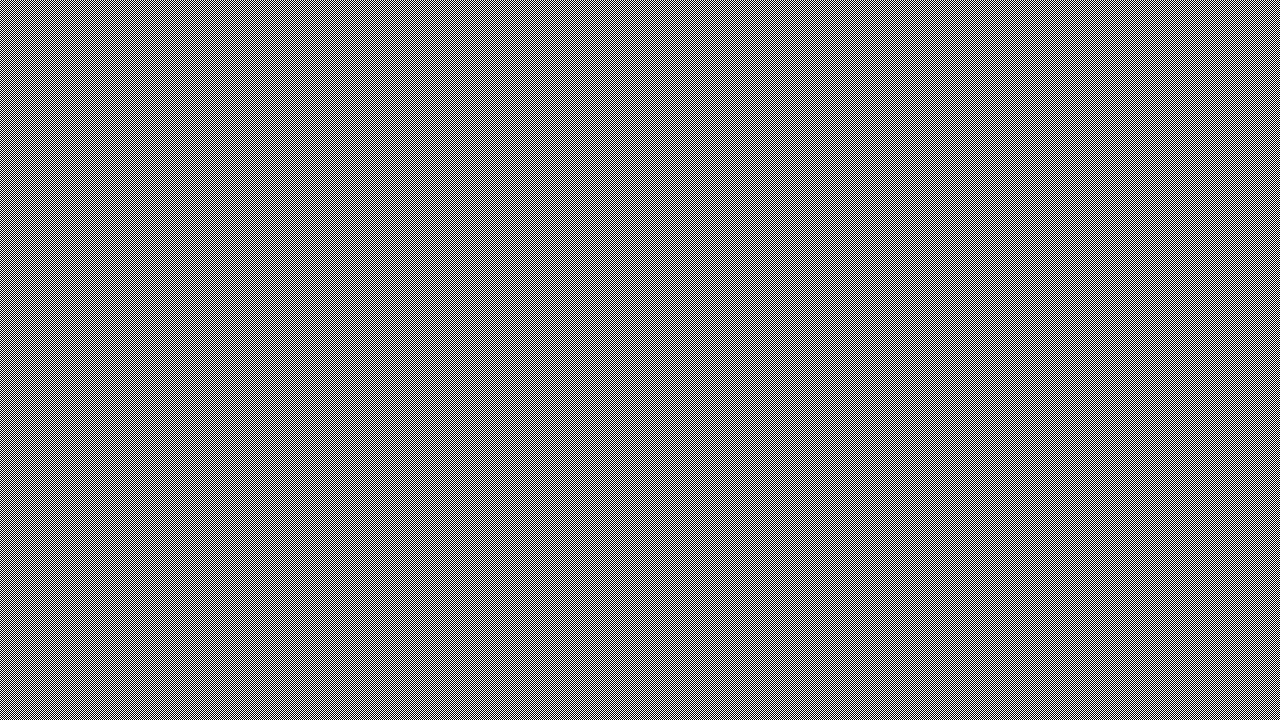
#> input picture img.png, 1280 x 720 px, given in place of the camera
$ jupyter execute 'IMAGE MANIPUTATION.ipynb'   (text cells are left out)
#> lines starting #> are read from the running program, lines starting #| are printed output that depends on the picture
[cell 1]
import cv2 as cv

[cell 2]
cam = cv.VideoCapture(0)

while True:

    _, img = cam.read()
#> img is the input picture: shape (720, 1280, 3); values 0 (black) and 1 (white), 50% white in thin lines or dots

    img = cv.flip(img, 1)

    img = cv.rectangle(img, (150, 75), (450, 350), (0, 150, 0), 2)
    img = cv.rectangle(img, (125, 50), (470, 375), (150, 0, 0), 2)
    cv.imshow("Frame", img)

    key = cv.waitKey(20)
#> (key Esc is pressed here)

    if(key == 27):
        break
cam.release()
cv.destroyAllWindows()

[cell 3]
cam = cv.VideoCapture(0)

while True:

    _, img = cam.read()

    img = cv.flip(img, 1)

    img = cv.circle(img, (300, 250), 200, (255, 255, 255), 2)
    cv.imshow("Frame", img)

    key = cv.waitKey(20)
#> (key Esc is pressed here)

    if(key == 27):
        break
cam.release()
cv.destroyAllWindows()

[cell 4]
cam = cv.VideoCapture(0)

while True:

    _, img = cam.read()

    img = cv.flip(img, 1)

    img = cv.circle(img, (300, 250), 200, (255, 255, 255), 2)
    img = cv.putText(img, 'SHREYANK KASABLE', (0, 25), cv.FONT_HERSHEY_PLAIN, 1, (0, 150, 0), 2)
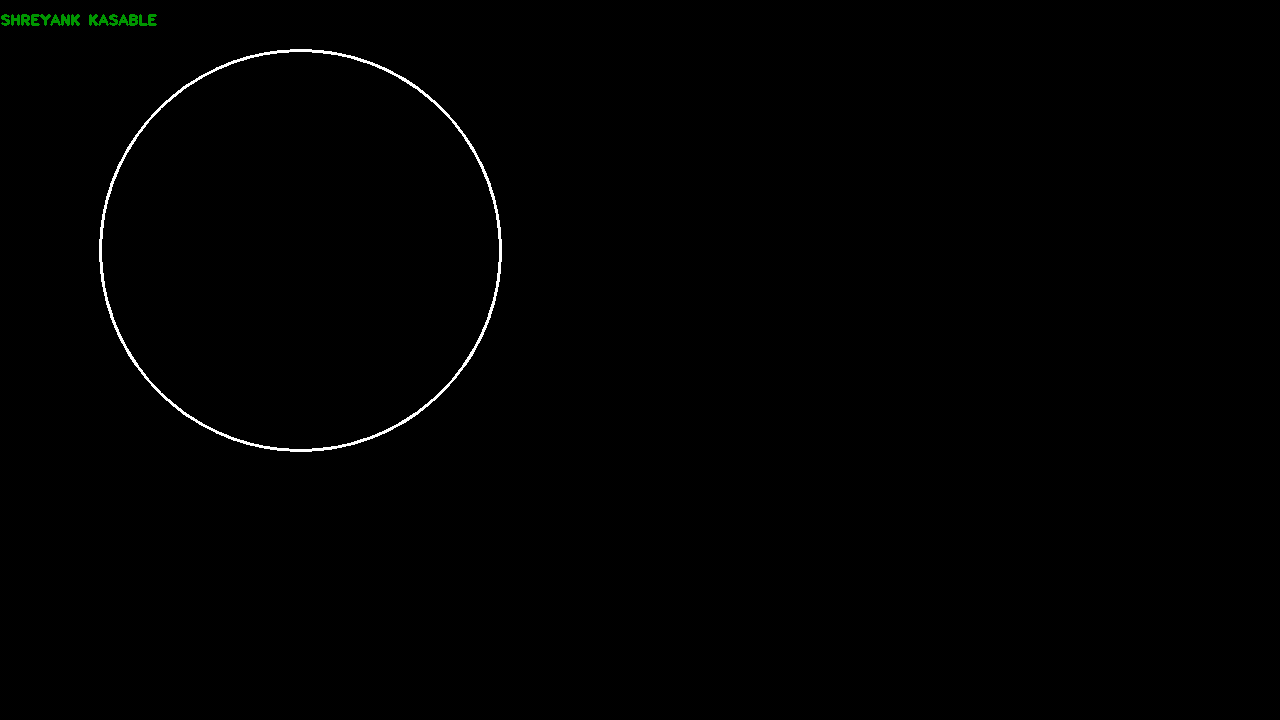
#> img: shape (720, 1280, 3); mean B, G, R 1.5, 1.7, 1.5
    cv.imshow("Frame", img)

    key = cv.waitKey(20)
#> (key Esc is pressed here)

    if(key == 27):
        break
cam.release()
cv.destroyAllWindows()

[cell 5]
cam = cv.VideoCapture(0)

while True:

    _, img = cam.read()

    img = cv.flip(img, 1)

    edge_1 = cv.Canny(img, 100,150)
#> edge_1: shape (720, 1280); every value is 0

    cv.imshow("Edge", edge_1)

    key = cv.waitKey(20)
#> (key Esc is pressed here)

    if key == 27:
        break

cam.release()
cv.destroyAllWindows()

[cell 6]
cam = cv.VideoCapture(0)

while True:

    _, img = cam.read()

    img = cv.flip(img, 1)

    blr_1 = cv.blur(img, (2,2))
#> blr_1: shape (720, 1280, 3); every value is 1
    blr_2 = cv.blur(img, (4,4))
    blr_3 = cv.blur(img, (8,8))
    blr_4 = cv.blur(img, (16,16))
    blr_5 = cv.blur(img, (32,32))
#> blr_5: shape (720, 1280, 3); every value is 0

    cv.imshow("Frame_1", blr_1)
    cv.imshow("Frame_2", blr_2)
    cv.imshow("Frame_3", blr_3)
    cv.imshow("Frame_4", blr_4)
    cv.imshow("Frame_5", blr_5)

    key = cv.waitKey(20)
#> (key Esc is pressed here)

    if key == 27:
        break

cam.release()
cv.destroyAllWindows()

[cell 7]
cam = cv.VideoCapture(0)

while True:

    _, img = cam.read()

    img = cv.flip(img, 1)

    blr_5 = cv.blur(img, (8,8))

    cv.imshow("Frame_5", blr_5)

    key = cv.waitKey(20)
#> (key Esc is pressed here)

    if key == 27:
        break

cam.release()
cv.destroyAllWindows()

[cell 8]
cam = cv.VideoCapture(0)

while True:

    _, img = cam.read()

    img = cv.flip(img, 1)

    blr = cv.blur(img, (3,3))
    blr_edge = cv.Canny(blr, 100, 200)

    cv.imshow("Frame_5", blr_edge)

    key = cv.waitKey(20)
#> (key Esc is pressed here)

    if key == 27:
        break

cam.release()
cv.destroyAllWindows()

[cell 9]
cam = cv.VideoCapture(0)

while True:

    _, img = cam.read()

    img = cv.flip(img, 1)

    resized = cv.resize(img, (700, 500))
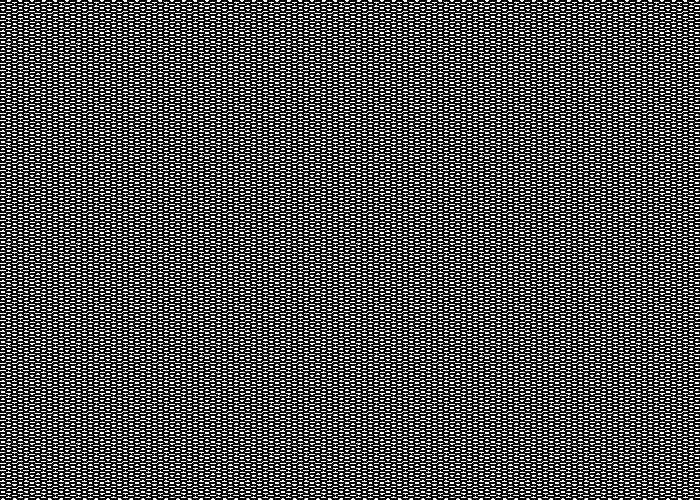
#> resized: shape (500, 700, 3); values 0 (black) and 1 (white), 30.1% white in thin lines or dots

    cv.imshow("Frame_5", resized)

    key = cv.waitKey(20)
#> (key Esc is pressed here)

    if key == 27:
        break

cam.release()
cv.destroyAllWindows()

[cell 10]
cam = cv.VideoCapture(0)

while True:

    _, img = cam.read()

    img = cv.flip(img, 1)

    resized = cv.resize(img,(int(img.shape[1]/2), int(img.shape[0]/2)))
#> resized: shape (360, 640, 3); every value is 1
    resized2 = cv.resize(img,(int(img.shape[1]), int(img.shape[0])))

    cv.imshow("Frame_5", resized)
    cv.imshow("Frame_5", resized2)

    key = cv.waitKey(20)
#> (key Esc is pressed here)

    if key == 27:
        break

cam.release()
cv.destroyAllWindows()

[cell 11]
### DOWNSCALING AND AGAIN UPSCALING

[cell 12]
cam = cv.VideoCapture(0)

while True:

    _, img = cam.read()

    img = cv.flip(img, 1)

    resized = cv.resize(img,(int(img.shape[1]/2), int(img.shape[0]/2)))
    resized2 = cv.resize(resized,(int(img.shape[1]*2), int(img.shape[0]*2)))
#> resized2: shape (1440, 2560, 3); every value is 1

    #cv.imshow("Frame_5", resized)
    cv.imshow("Frame_5", resized2)

    key = cv.waitKey(20)
#> (key Esc is pressed here)

    if key == 27:
        break

cam.release()
cv.destroyAllWindows()
